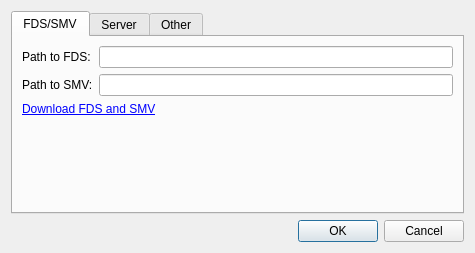
<?xml version="1.0" encoding="UTF-8"?>
<ui version="4.0">
 <class>QFdsSettingsDialog</class>
 <widget class="QDialog" name="QFdsSettingsDialog">
  <property name="geometry">
   <rect>
    <x>0</x>
    <y>0</y>
    <width>475</width>
    <height>253</height>
   </rect>
  </property>
  <property name="windowTitle">
   <string>Dialog</string>
  </property>
  <layout class="QVBoxLayout" name="verticalLayout">
   <item>
    <widget class="QTabWidget" name="tabWidgetSettings">
     <property name="currentIndex">
      <number>0</number>
     </property>
     <widget class="QWidget" name="tabFds">
      <attribute name="title">
       <string>FDS/SMV</string>
      </attribute>
      <layout class="QVBoxLayout" name="verticalLayout_2">
       <item>
        <layout class="QGridLayout" name="gridLayout">
         <item row="0" column="0">
          <widget class="QLabel" name="label">
           <property name="text">
            <string>Path to FDS:</string>
           </property>
          </widget>
         </item>
         <item row="0" column="1">
          <widget class="QLineEdit" name="lineEditPathToFds">
           <property name="toolTip">
            <string>&lt;html&gt;&lt;head/&gt;&lt;body&gt;&lt;p&gt;Path to FDS&lt;/p&gt;&lt;/body&gt;&lt;/html&gt;</string>
           </property>
          </widget>
         </item>
         <item row="1" column="0">
          <widget class="QLabel" name="label_2">
           <property name="text">
            <string>Path to SMV:</string>
           </property>
          </widget>
         </item>
         <item row="1" column="1">
          <widget class="QLineEdit" name="lineEditPathToSmv">
           <property name="toolTip">
            <string>&lt;html&gt;&lt;head/&gt;&lt;body&gt;&lt;p&gt;Path to SMV&lt;/p&gt;&lt;/body&gt;&lt;/html&gt;</string>
           </property>
          </widget>
         </item>
        </layout>
       </item>
       <item>
        <widget class="QLabel" name="label_6">
         <property name="text">
          <string>&lt;html&gt;&lt;head/&gt;&lt;body&gt;&lt;p&gt;&lt;a href=&quot;http://firemodels.github.io/fds-smv/&quot;&gt;&lt;span style=&quot; text-decoration: underline; color:#0000ff;&quot;&gt;Download FDS and SMV&lt;/span&gt;&lt;/a&gt;&lt;/p&gt;&lt;/body&gt;&lt;/html&gt;</string>
         </property>
        </widget>
       </item>
       <item>
        <spacer name="verticalSpacer">
         <property name="orientation">
          <enum>Qt::Vertical</enum>
         </property>
         <property name="sizeHint" stdset="0">
          <size>
           <width>20</width>
           <height>40</height>
          </size>
         </property>
        </spacer>
       </item>
      </layout>
     </widget>
     <widget class="QWidget" name="Server">
      <attribute name="title">
       <string>Server</string>
      </attribute>
      <layout class="QVBoxLayout" name="verticalLayout_3">
       <item>
        <layout class="QGridLayout" name="gridLayout_2">
         <item row="0" column="0">
          <widget class="QCheckBox" name="checkBoxUseServer">
           <property name="text">
            <string>Use server?</string>
           </property>
          </widget>
         </item>
         <item row="1" column="0">
          <widget class="QLabel" name="label_4">
           <property name="text">
            <string>Path to Server:</string>
           </property>
          </widget>
         </item>
         <item row="1" column="1">
          <widget class="QLineEdit" name="lineEditPathToServer">
           <property name="toolTip">
            <string>&lt;html&gt;&lt;head/&gt;&lt;body&gt;&lt;p&gt;Internet address like 127.0.0.1&lt;/p&gt;&lt;/body&gt;&lt;/html&gt;</string>
           </property>
          </widget>
         </item>
         <item row="2" column="0">
          <widget class="QLabel" name="label_5">
           <property name="text">
            <string>Port:</string>
           </property>
          </widget>
         </item>
         <item row="3" column="0">
          <widget class="QCheckBox" name="checkBoxUseSsh">
           <property name="toolTip">
            <string>&lt;html&gt;&lt;head/&gt;&lt;body&gt;&lt;p&gt;Key &amp;quot;ssh&amp;quot; to be in ~/.ssh&lt;/p&gt;&lt;/body&gt;&lt;/html&gt;</string>
           </property>
           <property name="text">
            <string>Use SSH?</string>
           </property>
          </widget>
         </item>
         <item row="2" column="1">
          <widget class="QSpinBox" name="spinBox">
           <property name="toolTip">
            <string>&lt;html&gt;&lt;head/&gt;&lt;body&gt;&lt;p&gt;Internet port&lt;/p&gt;&lt;/body&gt;&lt;/html&gt;</string>
           </property>
           <property name="minimum">
            <number>1</number>
           </property>
           <property name="maximum">
            <number>65535</number>
           </property>
           <property name="value">
            <number>9900</number>
           </property>
          </widget>
         </item>
        </layout>
       </item>
       <item>
        <layout class="QHBoxLayout" name="horizontalLayout">
         <item>
          <widget class="QPushButton" name="pushButtonCheckConnectionToServer">
           <property name="styleSheet">
            <string notr="true">background-color: rgb(255, 0, 0);</string>
           </property>
           <property name="text">
            <string>Check connection</string>
           </property>
          </widget>
         </item>
         <item>
          <widget class="QPushButton" name="pushButtonUseServer">
           <property name="text">
            <string>Use server</string>
           </property>
          </widget>
         </item>
        </layout>
       </item>
       <item>
        <spacer name="verticalSpacer_2">
         <property name="orientation">
          <enum>Qt::Vertical</enum>
         </property>
         <property name="sizeHint" stdset="0">
          <size>
           <width>20</width>
           <height>40</height>
          </size>
         </property>
        </spacer>
       </item>
      </layout>
     </widget>
     <widget class="QWidget" name="tab">
      <attribute name="title">
       <string>Other</string>
      </attribute>
      <layout class="QVBoxLayout" name="verticalLayout_4">
       <item>
        <layout class="QGridLayout" name="gridLayout_3">
         <item row="0" column="0">
          <widget class="QLabel" name="label_3">
           <property name="text">
            <string>Path to Gnuplot:</string>
           </property>
          </widget>
         </item>
         <item row="0" column="1">
          <widget class="QLineEdit" name="lineEditPathToGnuplot">
           <property name="toolTip">
            <string>&lt;html&gt;&lt;head/&gt;&lt;body&gt;&lt;p&gt;Path to Gnuplot&lt;/p&gt;&lt;/body&gt;&lt;/html&gt;</string>
           </property>
          </widget>
         </item>
        </layout>
       </item>
       <item>
        <widget class="QLabel" name="label_7">
         <property name="text">
          <string>&lt;html&gt;&lt;head/&gt;&lt;body&gt;&lt;p&gt;&lt;a href=&quot;http://www.gnuplot.info/&quot;&gt;&lt;span style=&quot; text-decoration: underline; color:#0000ff;&quot;&gt;Dowmload Gnuplot&lt;/span&gt;&lt;/a&gt;&lt;/p&gt;&lt;/body&gt;&lt;/html&gt;</string>
         </property>
        </widget>
       </item>
       <item>
        <spacer name="verticalSpacer_3">
         <property name="orientation">
          <enum>Qt::Vertical</enum>
         </property>
         <property name="sizeHint" stdset="0">
          <size>
           <width>20</width>
           <height>40</height>
          </size>
         </property>
        </spacer>
       </item>
      </layout>
     </widget>
    </widget>
   </item>
   <item>
    <widget class="QDialogButtonBox" name="buttonBox">
     <property name="orientation">
      <enum>Qt::Horizontal</enum>
     </property>
     <property name="standardButtons">
      <set>QDialogButtonBox::Cancel|QDialogButtonBox::Ok</set>
     </property>
    </widget>
   </item>
  </layout>
 </widget>
 <resources/>
 <connections>
  <connection>
   <sender>buttonBox</sender>
   <signal>accepted()</signal>
   <receiver>QFdsSettingsDialog</receiver>
   <slot>accept()</slot>
   <hints>
    <hint type="sourcelabel">
     <x>248</x>
     <y>254</y>
    </hint>
    <hint type="destinationlabel">
     <x>157</x>
     <y>274</y>
    </hint>
   </hints>
  </connection>
  <connection>
   <sender>buttonBox</sender>
   <signal>rejected()</signal>
   <receiver>QFdsSettingsDialog</receiver>
   <slot>reject()</slot>
   <hints>
    <hint type="sourcelabel">
     <x>316</x>
     <y>260</y>
    </hint>
    <hint type="destinationlabel">
     <x>286</x>
     <y>274</y>
    </hint>
   </hints>
  </connection>
 </connections>
</ui>
